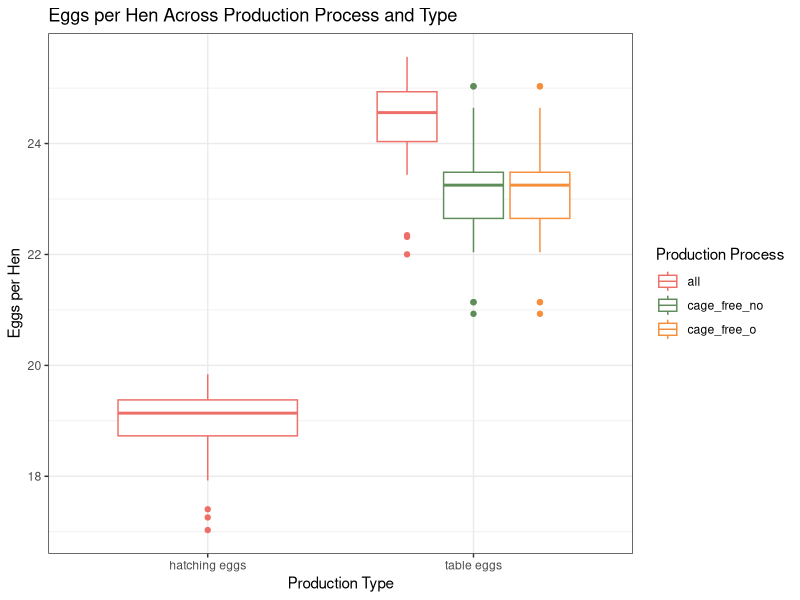

Source code (R):
## ---- chunk 1
library(tidyverse)
library(here)
## ---- chunk 2
cage<- read_csv(here("data", "cage-free-percentages.csv"))
egg<- read_csv(here("data", "egg-production.csv"))
## ---- chunk 3
head(cage)
head(egg)
## ---- chunk 4
cage<- 
  cage %>%
  select(!source) #Removes Source column
## ---- chunk 5
egg<- 
  egg %>%
  select(!source) %>% #Removes Source Column
  mutate(egg_hen = n_eggs / n_hens, #Creates column that gives an average eggs per hen
         prod_process = recode(prod_process, "cage-free (non-organic)" = "cage_free_no"),
         prod_process = recode(prod_process, "cage-free (organic)" = "cage_free_o"))


## ---- chunk 6
egg %>%
  ggplot() + geom_boxplot(
    aes(x = prod_type,
        y = egg_hen,
        color = prod_process)) +
  theme_bw()+
  labs(title = "Eggs per Hen Across Production Process and Type",
       x = "Production Type",
       y = "Eggs per Hen",
       color = "Production Process") + 
  scale_color_manual(values = c(all = "#ee6f68",
                                cage_free_no = "#5e8d5a",
                                cage_free_o = "#f68f3c"))
